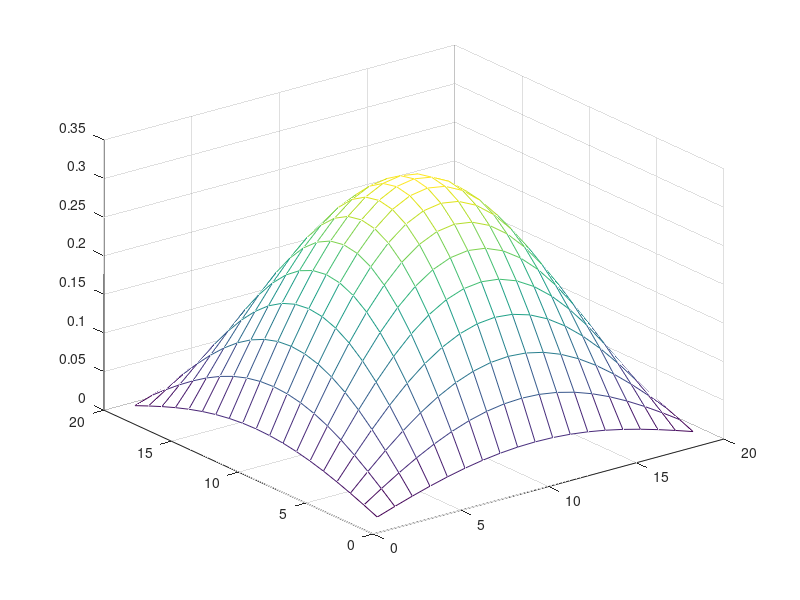

MATLAB code for this plot:
clc;
clear;

% Constants
m = 20;
h = 1/m;

I = speye(m-1);

e = ones(m-1,1);

% Tanistes
T = spdiags([4*e -10*e 4*e], [-1 0 1], m-1, m-1);
T2 = spdiags([1*e 1*e], [-1 1], m-1, m-1);

% AUX A
A2D = (kron(I,T) + kron(T,I) + kron(T2,T2))/(6*h^2);

% f
f = @(x,y) (-2)*pi*(sin(x.*pi).*sin(y.*pi));
x = h:h:1-h;
y = h:h:1-h;

% Grid
[xx yy] = ndgrid(x,y);
F = f(xx(:), yy(:));

D = -gallery('poisson', m-1);

u = A2D\(F + ((1/12)*D*F));

mesh(reshape(u,m-1,m-1));



